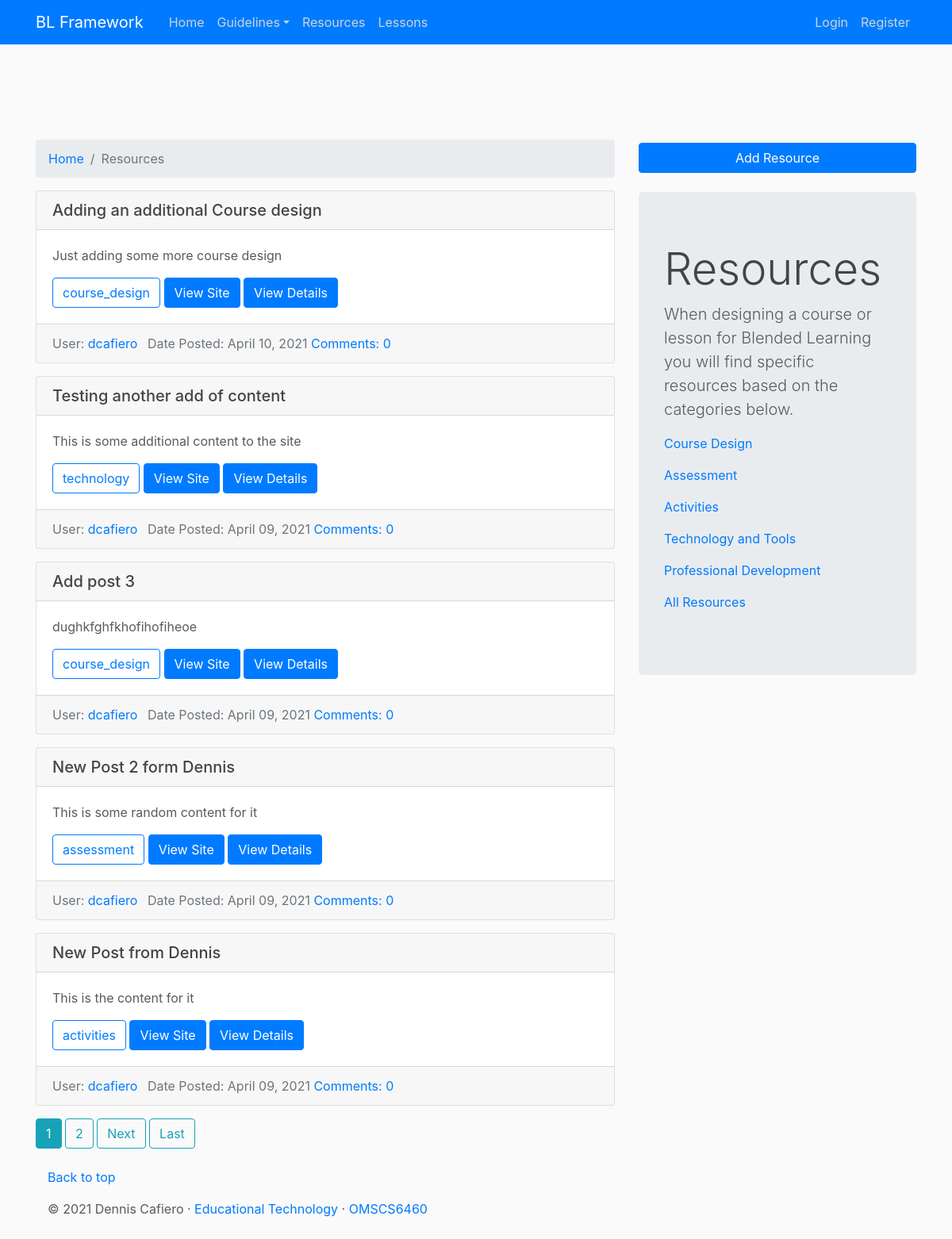
The app's page /resources/, older data.
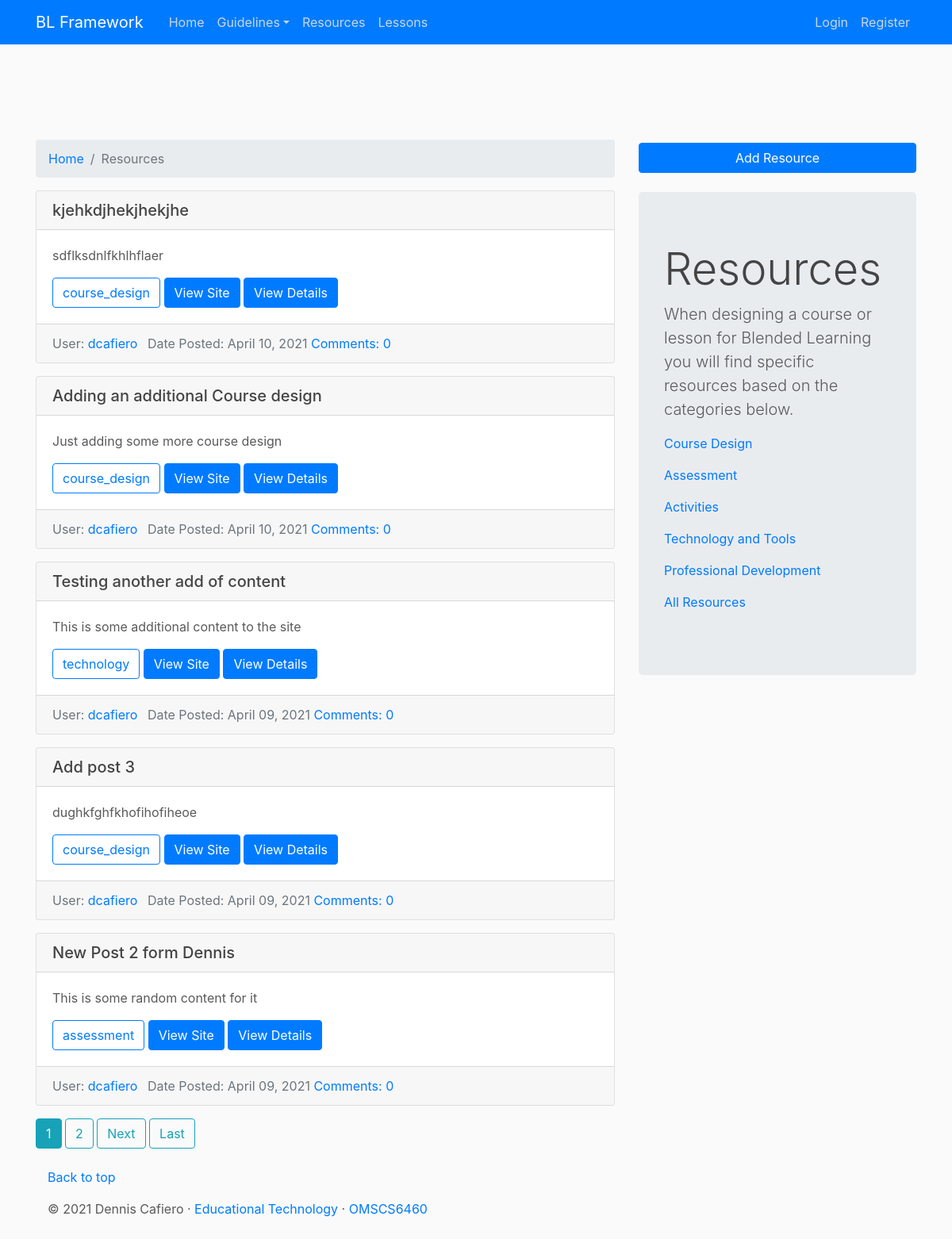
The same page, newer data.
### resources/models.py (models this page shows, shortened)
class Resource(models.Model):
    title = models.CharField(max_length=100)
    content = models.TextField()
    site_url = models.CharField(max_length=256) #url for the site
    framework_category = models.CharField(max_length=30, choices=CATEGORY_CHOICES, default='course_design')
    date_posted = models.DateTimeField(default=timezone.now)
    author = models.ForeignKey(User, on_delete=models.CASCADE)  # on_delete CASCADE means to delete the post if user deleted

### resources/views.py (the view)
# urls.py: path('', ResourceListView.as_view(), name='resource-home'),
class ResourceListView(ListView):
    model = Resource
    template_name = 'resources/home.html'
    context_object_name = 'resources'
    ordering = ['-date_posted']
    paginate_by = 5

### templates/resources/home.html (shortened to what this page needs)
{%  extends 'blog/base.html' %}
{% block content %}
    <div class="row">
    <div class="col-md-8">
    <nav aria-label="breadcrumb">
          <ol class="breadcrumb">
            <li class="breadcrumb-item"><a href="{% url "framework-home" %}">Home</a></li>
            <li class="breadcrumb-item active" aria-current="page">Resources</li>
          </ol>
    </nav>
    {% for resource in resources %}
            <div class="card mb-3" >
                <h5 class="card-header">{{ resource.title }}</h5>
                <div class="card-body">
                    <p>{{ resource.content }}</p>
                    {% if resource.framework_category == 'course_design' %}
                        <a class="btn btn-outline-primary" href="{% url 'resource-course-design' %}">{{ resource.framework_category }}</a>
                    {% elif resource.framework_category == 'assessment'%}
                        <a class="btn btn-outline-primary" href="{% url 'resource-assessment' %}">{{ resource.framework_category }}</a>
                    {% elif resource.framework_category == 'activities'%}
                        <a class="btn btn-outline-primary" href="{% url 'resource-activities' %}">{{ resource.framework_category }}</a>
                    {% elif resource.framework_category == 'technology'%}
                        <a class="btn btn-outline-primary" href="{% url 'resource-technology' %}">{{ resource.framework_category }}</a>
                    {% elif resource.framework_category == 'professional_development'%}
                        <a class="btn btn-outline-primary" href="{% url 'resource-professional-development' %}">{{ resource.framework_category }}</a>
                    {% endif %}
                    <a class="btn btn-primary" href="{{ resource.site_url }}" role="button">View Site</a>
                    <a class="btn btn-primary" href="{% url 'resource-post-detail' resource.id %}" role="button">View Details</a>
                </div>
                <div class="card-footer text-muted">
                    User: <a class="mr-2" href="#">{{ resource.author }}</a> Date Posted: {{ resource.date_posted|date:'F d, Y' }}
                    <a href="{% url 'resource-post-detail' pk=resource.pk %}">Comments: {{ resource.comments.count }}</a>
                </div>
            </div>
    {% endfor %}
        {% if is_paginated %}
            {% for num in page_obj.paginator.page_range %}
                {% if page_obj.number == num %}
                    <a class="btn btn-info mb-4" href="?page={{ num }}">{{ num }}</a>
                {% elif num > page_obj.number|add:'-3' and num < page_obj.number|add:'3'  %}
                    <a class="btn btn-outline-info mb-4" href="?page={{ num }}">{{ num }}</a>
                {% endif %}
            {%  endfor %}
            {% if page_obj.has_next %}
                <a class="btn btn-outline-info mb-4" href="?page={{ page_obj.next_page_number }}">Next</a>
                <a class="btn btn-outline-info mb-4" href="?page={{ page_obj.paginator.num_pages }}">Last</a>
            {% endif %}
        {% endif %}
    </div>
    <div class="col-md-4">
        <div class="mt-1 mb-4">
            <a class="btn btn-primary col-md-12" href="{% url 'resource-post-create' %}">Add Resource</a>
        </div>
        <div class="jumbotron">
          <h1 class="display-4">Resources</h1>
          <p class="lead">When designing a course or lesson for Blended Learning you will find specific resources based on the categories below.</p>
            <p><a href="{% url 'resource-course-design' %}" class="card-link">Course Design</a></p>
            <p><a href="{% url 'resource-assessment' %}" class="card-link">Assessment</a></p>
            <p><a href="{% url 'resource-activities' %}" class="card-link">Activities</a></p>
            <p><a href="{% url 'resource-technology' %}" class="card-link">Technology and Tools</a></p>
            <p><a href="{% url 'resource-professional-development' %}" class="card-link">Professional Development</a></p>
            <p><a href="{% url 'resource-home' %}" class="card-link">All Resources</a></p>
        </div>
    </div>
    </div>
{%  endblock content %}

Row changes from the older to the newer data that the page shows:
no longer on this page (row unchanged): Resource: title "New Post from Dennis", content "This is the content for it", framework_category "activities", author "dcafiero", date_posted "April 09, 2021", comments.count "0"
added Resource: title "kjehkdjhekjhekjhe", content "sdflksdnlfkhlhflaer", framework_category "course_design", author "dcafiero", date_posted "April 10, 2021", comments.count "0"
